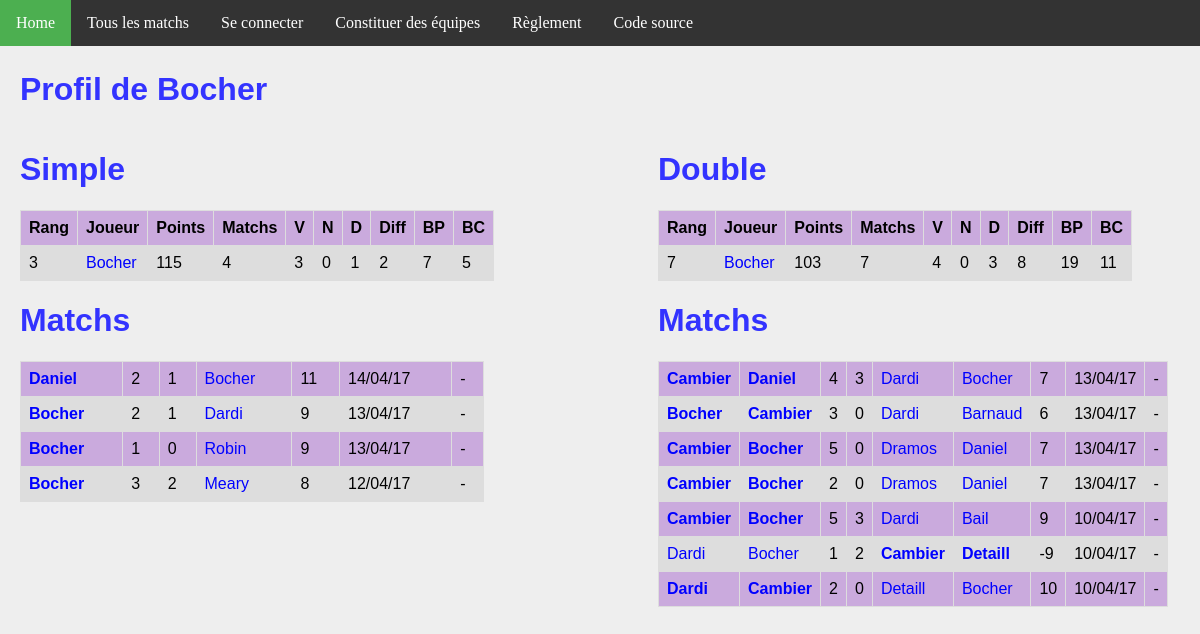
The page /joueur/13/ on the database as committed earlier.
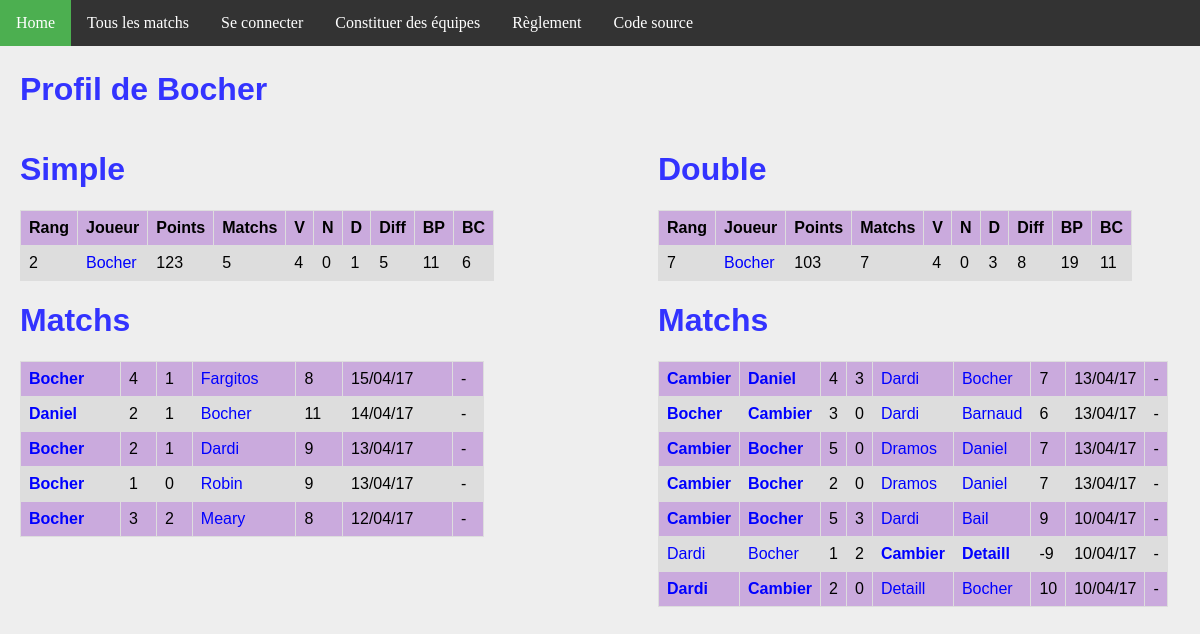
The same page on the database as committed later.
### ranking/models.py (models this page shows, shortened)
class Joueur(models.Model):
    user = models.OneToOneField(User, on_delete=models.CASCADE)
    pseudo = models.CharField(max_length = 50, default="Pax lambda")
    simple_score = models.IntegerField(default=100)
    simple_rang = models.IntegerField(default=0)
    simple_victoires = models.IntegerField(default=0)
    simple_nuls = models.IntegerField(default=0)
    simple_defaites = models.IntegerField(default=0)
    simple_buts_pour = models.IntegerField(default=0)
    simple_buts_contre = models.IntegerField(default=0)
    double_score = models.IntegerField(default=100)
    double_rang = models.IntegerField(default=0)
    double_victoires = models.IntegerField(default=0)
    double_nuls = models.IntegerField(default=0)
    double_defaites = models.IntegerField(default=0)
    double_buts_pour = models.IntegerField(default=0)
    double_buts_contre = models.IntegerField(default=0)
    @property
    def simple_matchs(self):
        return self.simple_nuls + self.simple_victoires + self.simple_defaites
    @property
    def double_matchs(self):
        return self.double_nuls + self.double_victoires + self.double_defaites
    @property
    def simple_diff(self):
        return self.simple_buts_pour - self.simple_buts_contre
    @property
    def double_diff(self):
        return self.double_buts_pour - self.double_buts_contre

class MatchSimple(models.Model):
    domicile = models.ForeignKey('Joueur', related_name = 'dom')
    exterieur = models.ForeignKey('Joueur', related_name = 'exte')
    date = models.DateTimeField(auto_now_add=True)
    buts_domicile = models.IntegerField(default=0)
    buts_exterieur = models.IntegerField(default=0)
    points = models.IntegerField(default=0)
    @property
    def winner(self):
        if self.buts_domicile > self.buts_exterieur:
            return 1.
        elif self.buts_domicile < self.buts_exterieur:
            return 0.
        else:
            return 0.5

class MatchDouble(models.Model):
    domicile_1 = models.ForeignKey('Joueur', related_name = 'dom1')
    domicile_2 = models.ForeignKey('Joueur', related_name = 'dom2')
    exterieur_1 = models.ForeignKey('Joueur', related_name = 'exte1')
    exterieur_2 = models.ForeignKey('Joueur', related_name = 'exte2')
    date = models.DateTimeField(auto_now_add=True)
    buts_domicile = models.IntegerField(default=0)
    buts_exterieur = models.IntegerField(default=0)
    points = models.IntegerField(default=0)
    @property
    def winner(self):
        if self.buts_domicile > self.buts_exterieur:
            return 1.
        elif self.buts_domicile < self.buts_exterieur:
            return 0.
        else:
            return 0.5

### ranking/views.py (the view)
# urls.py: url(r'^joueur/(?P<joueur_id>[0-9]+)/$', views.detail_joueur, name='joueur'),
def detail_joueur(request, joueur_id):
    simples_1 = MatchSimple.objects.filter(domicile__id = joueur_id)
    simples_2 = MatchSimple.objects.filter(exterieur__id = joueur_id)
    simples = simples_1 | simples_2
    doubles_1 = MatchDouble.objects.filter(domicile_1__id = joueur_id)
    doubles_2 = MatchDouble.objects.filter(domicile_2__id = joueur_id)
    doubles_3 = MatchDouble.objects.filter(exterieur_1__id = joueur_id)
    doubles_4 = MatchDouble.objects.filter(exterieur_2__id = joueur_id)
    doubles = doubles_1 | doubles_2 | doubles_3 | doubles_4
    context = {
        'joueur': get_object_or_404(Joueur, pk=joueur_id),
        'simple_matchs': simples.order_by('-date').all(),
        'double_matchs': doubles.order_by('-date').all(),
    }
    return render(request, 'joueur.html', context)

### ranking/templates/joueur.html
{% extends 'base.html' %}
{% block body %}
    <h1>Profil de {{ joueur.pseudo }}</h1>
<div id="column1" style="float:left; margin:0; width:40%;">
    <h1>Simple</h1>
    <table>
        <tr>
            <th>Rang</th>
            <th>Joueur</th>
            <th>Points</th>
            <th>Matchs</th>
            <th>V</th>
            <th>N</th>
            <th>D</th>
            <th>Diff</th>
            <th>BP</th>
            <th>BC</th>
        </tr>
        <tr>
            <td>{{ joueur.simple_rang }}</td>
            <td><a class='joueur' href="{% url 'joueur' joueur.id %}">{{joueur.pseudo}}</a></td>
            <td>{{joueur.simple_score}}</td>
            <td>{{joueur.simple_matchs}}</td>
            <td>{{joueur.simple_victoires}}</td>
            <td>{{joueur.simple_nuls}}</td>
            <td>{{joueur.simple_defaites}}</td>
            <td>{{joueur.simple_diff}}</td>
            <td>{{joueur.simple_buts_pour}}</td>
            <td>{{joueur.simple_buts_contre}}</td>
        </tr>
    </table>
    <h1>Matchs</h1>
    <table>
        {% for m in simple_matchs %}
        <tr>
            <td {% if m.winner == 1 %} style='font-weight:bold'{% endif %} >
                <a class="joueur" href="{% url 'joueur' m.domicile.id %}">{{m.domicile.pseudo}}</a>
            </td>
            <td>{{m.buts_domicile}}</td>
            <td>{{m.buts_exterieur}}</td>
            <td {% if m.winner == 0 %} style='font-weight:bold'{% endif %} >
                <a class='joueur' href="{% url 'joueur' m.exterieur.id %}">{{m.exterieur.pseudo}}</a>
            </td>
            <td>{{m.points}}</td>
            <td>{{m.date | date:'d/m/y'}}</td>
            <td>
            {% if m.domicile == request.user.joueur %}
                <a class="joueur" href="{% url 'annuler' m.id %}">Annuler</a>
            {% else %}
                -
            {% endif %}
            </td>
        </tr>
        {% endfor %}
    </table>
</div>
<div id="column2" style="float:left; margin-left:15%;width:40%;">
<h1>Double</h1>
<table>
    <tr>
        <th>Rang</th>
        <th>Joueur</th>
        <th>Points</th>
        <th>Matchs</th>
        <th>V</th>
        <th>N</th>
        <th>D</th>
        <th>Diff</th>
        <th>BP</th>
        <th>BC</th>
    </tr>
    <tr>
        <td>{{ joueur.double_rang }}</td>
        <td><a class='joueur' href="{% url 'joueur' joueur.id %}">{{joueur.pseudo}}</a></td>
        <td>{{joueur.double_score}}</td>
        <td>{{joueur.double_matchs}}</td>
        <td>{{joueur.double_victoires}}</td>
        <td>{{joueur.double_nuls}}</td>
        <td>{{joueur.double_defaites}}</td>
        <td>{{joueur.double_diff}}</td>
        <td>{{joueur.double_buts_pour}}</td>
        <td>{{joueur.double_buts_contre}}</td>
    </tr>
</table>
<h1>Matchs</h1>
<table>
    {% for m in double_matchs %}
    <tr>
        <td {% if m.winner == 1 %} style='font-weight:bold'{% endif %} >
            <a class="joueur" href="{% url 'joueur' m.domicile_1.id %}">{{m.domicile_1.pseudo}}</a>
        </td>
        <td {% if m.winner == 1 %} style='font-weight:bold'{% endif %} >
            <a class="joueur" href="{% url 'joueur' m.domicile_2.id %}">{{m.domicile_2.pseudo}}</a>
        </td>
        <td>{{m.buts_domicile}}</td>
        <td>{{m.buts_exterieur}}</td>
        <td {% if m.winner == 0 %} style='font-weight:bold'{% endif %} >
            <a class='joueur' href="{% url 'joueur' m.exterieur_1.id %}">{{m.exterieur_1.pseudo}}</a>
        </td>
        <td {% if m.winner == 0 %} style='font-weight:bold'{% endif %} >
            <a class='joueur' href="{% url 'joueur' m.exterieur_2.id %}">{{m.exterieur_2.pseudo}}</a>
        </td>
        <td>{{m.points}}</td>
        <td>{{m.date | date:'d/m/y'}}</td>
        <td>
        {% if m.domicile_1 == request.user.joueur %}
            <a class="joueur" href="{% url 'annuler_double' m.id %}">Annuler</a>
        {% else %}
            -
        {% endif %}
        </td>
    </tr>
    {% endfor %}
</table>
</div>
{% endblock %}

### ranking/templates/base.html (shortened to what this page needs)
{% load static %}
<!DOCTYPE html>
<html>
<head>
  <link rel="stylesheet" href="{% static 'fifa.css' %}"/>
</head>
<body>
<ul>
    <li><a class="menu" href="{% url 'index' %}">Home</a></li>
    <li><a href="{% url 'matchs'%}" class="menu">Tous les matchs</a></li>
    {% if request.user.is_authenticated %}
        <li><a class="menu" href="{% url 'joueur' request.user.joueur.id %}">Mes matchs</a></li>
        <li><a class="menu" href="{% url 'logout' %}">Se déconnecter ({{request.user.joueur.pseudo}})</a></li>
    {% else %}
        <li><a class="menu" href="{% url 'login' %}">Se connecter</a></li>
    {% endif %}
    <li><a href="{% url 'team'%}" class="menu">Constituer des équipes</a></li>
    <li><a href="{% url 'reglement'%}" class="menu">Règlement</a></li>
    <li><a href="https://github.com/fandejuni/fifa/" class="menu">Code source</a></li>
</ul>
<div style="padding:20px;margin-top:30px;">
<div id="contentBox" style="margin:0px auto; width:100%">
{% block body %}
{% endblock %}
</div>
</div>
</body>
</html>

### ranking/static/fifa.css (style rules this page uses)
h1, h2 { font-family: Arial; color: #3333FF; }
a { color: blue; text-decoration: none; }
body { background: #EEEEEE; margin: 0px; }
table { font-family: arial, sans-serif; border-collapse: collapse; width: 100%; }
td, th { border: 1px solid #dddddd; text-align: left; padding: 8px; }
tr:nth-child(even) { background-color: #DDDDDD; }
tr:nth-child(odd) { background-color: #CAAADD; }
ul { list-style-type: none; margin: 0; padding: 0; overflow: hidden; background-color: #333; position: fixed; top: 0; width: 100%; }
li { float: left; }
li a { display: block; color: white; text-align: center; padding: 14px 16px; text-decoration: none; }

Rows that differ between the two databases and show on the page:
changed Joueur "Bocher": simple_rang "3" → "2"; simple_score "115" → "123"; simple_matchs "4" → "5"; simple_victoires "3" → "4"; simple_diff "2" → "5"; simple_buts_pour "7" → "11"; simple_buts_contre "5" → "6"
added MatchSimple: domicile.pseudo "Bocher", buts_domicile "4", buts_exterieur "1", exterieur.pseudo "Fargitos", points "8", date "15/04/17"
